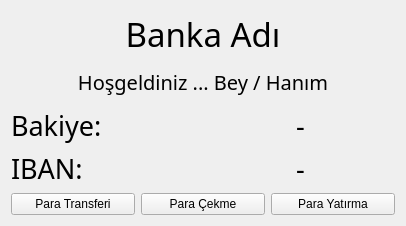
<?xml version="1.0" encoding="UTF-8"?>
<ui version="4.0">
 <class>bankPageClass</class>
 <widget class="QWidget" name="bankPageClass">
  <property name="geometry">
   <rect>
    <x>0</x>
    <y>0</y>
    <width>406</width>
    <height>226</height>
   </rect>
  </property>
  <property name="windowTitle">
   <string>bankPage</string>
  </property>
  <layout class="QGridLayout" name="gridLayout">
   <item row="0" column="0">
    <layout class="QVBoxLayout" name="verticalLayout">
     <item>
      <widget class="QLabel" name="bankNameLabel">
       <property name="font">
        <font>
         <family>Gill Sans MT</family>
         <pointsize>25</pointsize>
        </font>
       </property>
       <property name="text">
        <string>Banka Adı</string>
       </property>
       <property name="alignment">
        <set>Qt::AlignmentFlag::AlignCenter</set>
       </property>
      </widget>
     </item>
     <item>
      <widget class="QLabel" name="infoLabel">
       <property name="font">
        <font>
         <family>Gill Sans MT</family>
         <pointsize>15</pointsize>
        </font>
       </property>
       <property name="text">
        <string>Hoşgeldiniz ... Bey / Hanım</string>
       </property>
       <property name="alignment">
        <set>Qt::AlignmentFlag::AlignCenter</set>
       </property>
      </widget>
     </item>
     <item>
      <layout class="QHBoxLayout" name="horizontalLayout">
       <item>
        <widget class="QLabel" name="label_3">
         <property name="font">
          <font>
           <family>Gill Sans MT</family>
           <pointsize>20</pointsize>
          </font>
         </property>
         <property name="text">
          <string>Bakiye:</string>
         </property>
         <property name="alignment">
          <set>Qt::AlignmentFlag::AlignLeading|Qt::AlignmentFlag::AlignLeft|Qt::AlignmentFlag::AlignVCenter</set>
         </property>
        </widget>
       </item>
       <item>
        <widget class="QLabel" name="balanceLabel">
         <property name="font">
          <font>
           <family>Gill Sans MT</family>
           <pointsize>20</pointsize>
          </font>
         </property>
         <property name="text">
          <string>-</string>
         </property>
         <property name="alignment">
          <set>Qt::AlignmentFlag::AlignCenter</set>
         </property>
        </widget>
       </item>
      </layout>
     </item>
     <item>
      <layout class="QHBoxLayout" name="horizontalLayout_2">
       <item>
        <widget class="QLabel" name="label_4">
         <property name="font">
          <font>
           <family>Gill Sans MT</family>
           <pointsize>20</pointsize>
          </font>
         </property>
         <property name="text">
          <string>IBAN:</string>
         </property>
         <property name="alignment">
          <set>Qt::AlignmentFlag::AlignLeading|Qt::AlignmentFlag::AlignLeft|Qt::AlignmentFlag::AlignVCenter</set>
         </property>
        </widget>
       </item>
       <item>
        <widget class="QLabel" name="ibanLabel">
         <property name="font">
          <font>
           <family>Gill Sans MT</family>
           <pointsize>20</pointsize>
          </font>
         </property>
         <property name="text">
          <string>-</string>
         </property>
         <property name="alignment">
          <set>Qt::AlignmentFlag::AlignCenter</set>
         </property>
        </widget>
       </item>
      </layout>
     </item>
     <item>
      <layout class="QHBoxLayout" name="horizontalLayout_3">
       <item>
        <widget class="QPushButton" name="transferButton">
         <property name="text">
          <string>Para Transferi</string>
         </property>
        </widget>
       </item>
       <item>
        <widget class="QPushButton" name="withdrawButton">
         <property name="text">
          <string>Para Çekme</string>
         </property>
        </widget>
       </item>
       <item>
        <widget class="QPushButton" name="depositButton">
         <property name="text">
          <string>Para Yatırma</string>
         </property>
        </widget>
       </item>
      </layout>
     </item>
    </layout>
   </item>
  </layout>
 </widget>
 <layoutdefault spacing="6" margin="11"/>
 <resources/>
 <connections/>
</ui>
